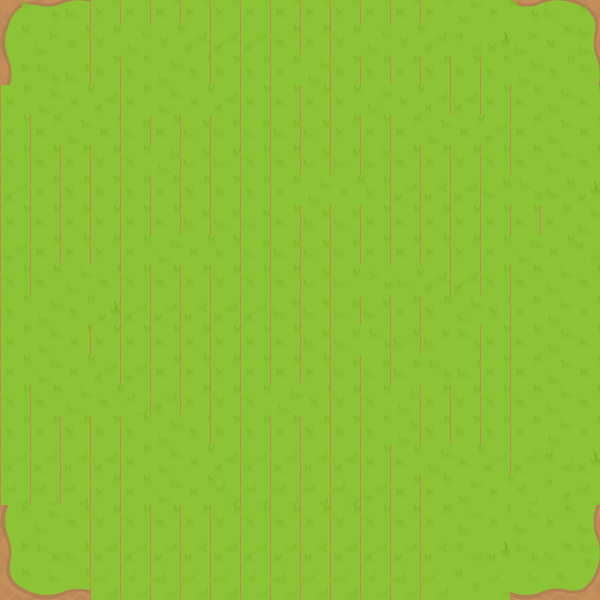

A 2D game scene composited from a Tiled map and its tileset images. What follows is a short description and the map's XML, with each tile layer's data collapsed to a summary:
An orthogonal 20x20 tile map with 30x30 px tiles, 1 tile layer (Tile Layer 1).

<map version="1.0" orientation="orthogonal" width="20" height="20" tilewidth="30" tileheight="30">
 <tileset firstgid="1" name="RPGpack_sheet" tilewidth="95" tileheight="95" margin="1">
  <image source="RPGpack_sheet.png" width="1280" height="832" />
 </tileset>
 <layer name="Tile Layer 1" width="20" height="20">
  <data>[400 cells, 202 non-empty, 6 distinct tile ids]</data>
 </layer>
</map>
